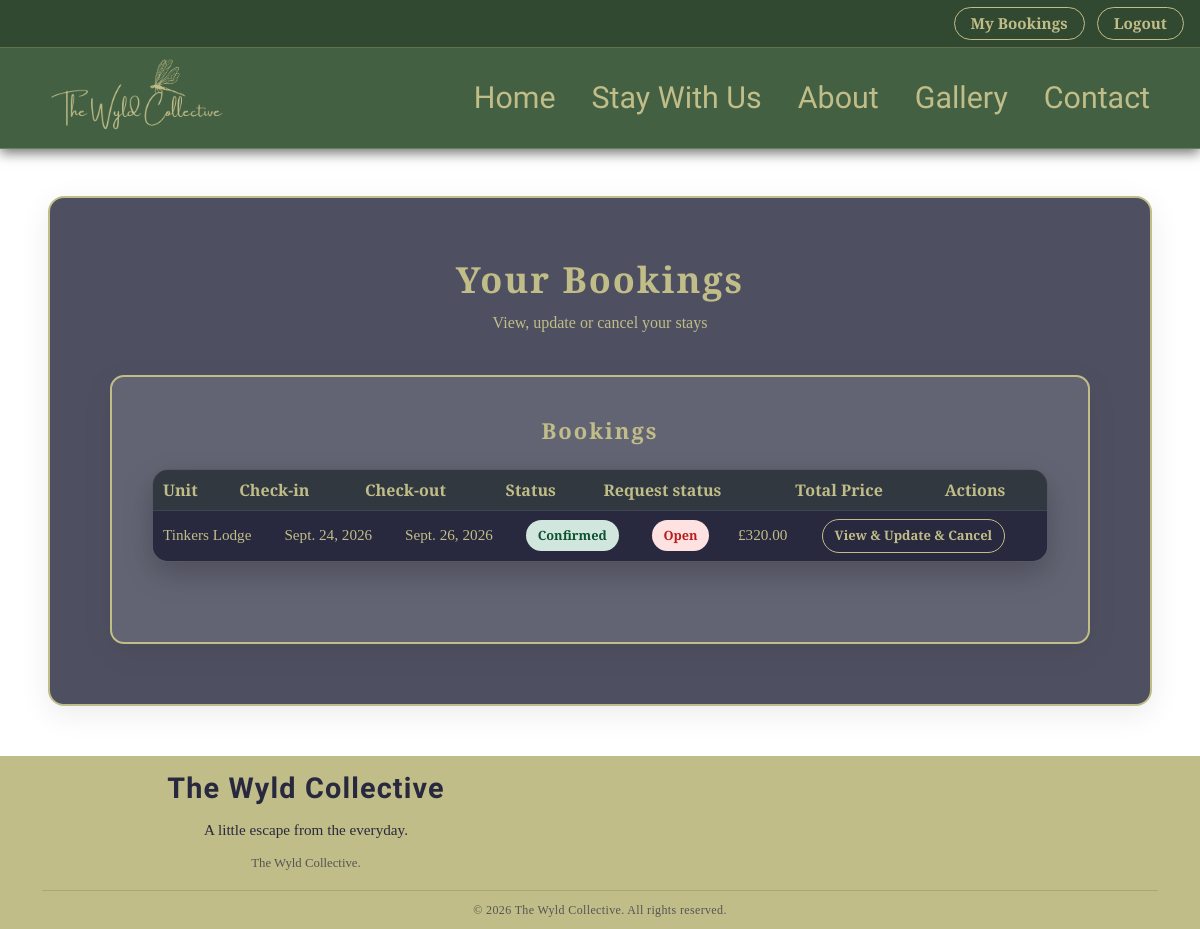
Page /my-bookings/ (signed in) on the committed database.
### bookings/models.py (models this page shows, shortened)
class Booking(models.Model):
    STATUS_CHOICES = [
        ("PENDING", "Pending"),
        ("CONFIRMED", "Confirmed"),
        ("CANCELLED", "Cancelled"),
        ("COMPLETED", "Completed"),
    ]
    customer = models.ForeignKey(User, on_delete=models.CASCADE, blank=True, null=True)
    customer_name = models.CharField(max_length=255)
    customer_email = models.EmailField()
    customer_phone = models.CharField(max_length=20)
    unit = models.ForeignKey(Unit, on_delete=models.CASCADE)
    check_in_date = models.DateField()
    check_out_date = models.DateField()
    adults = models.PositiveIntegerField(default=1)
    children = models.PositiveIntegerField(default=0)
    infants = models.PositiveIntegerField(default=0)
    dogs = models.PositiveIntegerField(default=0)
    dog_surcharge = models.DecimalField(max_digits=6, decimal_places=2, default=0)
    nightly_price = models.DecimalField(max_digits=7, decimal_places=2)
    total_nights = models.PositiveIntegerField()
    total_amount = models.DecimalField(max_digits=8, decimal_places=2)
    special_requests = models.TextField(blank=True)
    agreed_terms = models.BooleanField(default=False)
    status = models.CharField(max_length=20, choices=STATUS_CHOICES, default="PENDING")
    created_at = models.DateTimeField(auto_now_add=True)
    updated_at = models.DateTimeField(auto_now=True)

class Unit(models.Model):
    name = models.CharField(max_length=120)
    slug = models.SlugField(unique=True)
    short_description = models.CharField(max_length=300, blank=True)
    description = models.TextField(blank=True)
    main_image = models.ImageField(upload_to="unit_main/", blank=True, null=True)
    max_adults = models.PositiveIntegerField(default=2)
    max_children = models.PositiveIntegerField(default=2)
    price_per_night = models.DecimalField(max_digits=7, decimal_places=2)
    dog_surcharge = models.DecimalField(max_digits=6, decimal_places=2, default=0)
    dogs_allowed = models.BooleanField(default=False)
    active = models.BooleanField(default=True)

class BookingChangeRequest(models.Model):
    REQUEST_TYPES = [
        ("MODIFY", "Modification"),
        ("CANCEL", "Cancellation"),
    ]
    STATUS_CHOICES = [
    ("OPEN", "Open"),
    ("APPROVED", "Accepted"),
    ("REJECTED", "Declined"),
]
    booking = models.ForeignKey(
        Booking,
        on_delete=models.CASCADE,
        related_name="change_requests",
    )
    customer = models.ForeignKey(User, on_delete=models.CASCADE)
    request_type = models.CharField(
        max_length=10,
        choices=REQUEST_TYPES,
        default="MODIFY",
    )
    message = models.TextField()
    requested_check_in = models.DateField(null=True, blank=True)
    requested_check_out = models.DateField(null=True, blank=True)
    requested_adults = models.PositiveIntegerField(null=True, blank=True)
    requested_children = models.PositiveIntegerField(null=True, blank=True)
    requested_dogs = models.PositiveIntegerField(null=True, blank=True)
    status = models.CharField(
        max_length=20,
        choices=STATUS_CHOICES,
        default="OPEN",
    )
    created_at = models.DateTimeField(auto_now_add=True)

### bookings/views.py (the view)
# urls.py: path("my-bookings/", views.my_bookings_view, name="my_bookings"),
@login_required
def my_bookings_view(request):
    bookings = Booking.objects.filter(customer=request.user)
    for booking in bookings:
        booking.latest_request = (
            BookingChangeRequest.objects
            .filter(booking=booking)
            .order_by("-created_at")
            .first()
        )
    return render(
        request,
        "bookings/my_bookings.html",
        {"bookings": bookings},
    )

### templates/bookings/my_bookings.html
{% extends "base.html" %}
{% load static %}
{% block content %}
<div class="customer-card-wrapper wide">
    <h1 class="customer-dashboard-title">Your Bookings</h1>
    <p class="customer-dashboard-subtitle">View, update or cancel your stays</p>
    <div class="customer-card">
        {% if bookings %}
        <div class="customer-section-block">
            <h2 class="customer-section-title">Bookings</h2>
            <table class="admin-table customer-bookings-table">
                <thead>
                    <tr>
                        <th>Unit</th>
                        <th>Check-in</th>
                        <th>Check-out</th>
                        <th>Status</th>
                        <th>Request status</th>
                        <th>Total Price</th>
                        <th>Actions</th>
                    </tr>
                </thead>
                <tbody>
                    {% for booking in bookings %}
                    <tr>
                        <td>{{ booking.unit.name }}</td>
                        <td>{{ booking.check_in_date }}</td>
                        <td>{{ booking.check_out_date }}</td>
                        <td>
                            <span class="status-badge status-{{ booking.status|lower }}">
                                {{ booking.get_status_display }}
                            </span>
                        </td>
                        <td>
                            {% if booking.latest_request %}
                            <span class="request-status request-status-{{ booking.latest_request.status|lower }}">
                                {{ booking.latest_request.get_status_display }}
                            </span>
                            {% else %}
                            <span class="request-status request-status-none">None</span>
                            {% endif %}
                        </td>
                        <td>£{{ booking.total_amount }}</td>
                        <td class="customer-actions-cell">
                            <a href="{% url 'booking_detail' booking.pk %}" class="crud-btn small">
                                View &amp; Update &amp; Cancel
                            </a>
                        </td>
                    </tr>
                    {% endfor %}
                </tbody>
            </table>
        </div>
        {% else %}
        <p>You have no bookings yet.</p>
        {% endif %}
    </div>
</div>
{% endblock %}

### static/css/styles.css (style rules this page uses)
:root { --font-primary: "Island Moments", cursive; --font-secondary: "Cormorant Garamond", serif; --colour-primary: #436043; --colour-secondary: #759075; --colour-tertiary: #ffffff; --colour-accent: #c1bd88; --colour-blue: #28293e; --transition-fast: 0.25s ease; --transition-medium: 0.45s ease; --colour-accent-rgb: 49, 72, 49; }
body { font-family: var(--font-secondary); background: url("../images/page-bg.svg") center/cover no-repeat fixed; color: var(--colour-primary); overflow-x: hidden; }
h1 { font-family: var(--font-primary); letter-spacing: 2px; font-size: 3.2rem; color: var(--colour-accent); text-align: center; }
h2 { font-family: var(--font-primary); font-weight: 550; font-size: 2.8rem; letter-spacing: 2px; color: var(--colour-tertiary); text-align: center; }
p, li { font-family: var(--font-secondary); font-size: 1.1rem; text-align: center; color: var(--colour-tertiary); }
.crud-btn { color: var(--colour-accent); border: 1px solid var(--colour-accent); padding: 4px 16px; margin-left: 12px; border-radius: 50px; font-family: var(--font-secondary); font-size: 0.95rem; font-weight: 600; text-decoration: none; transition: var(--transition-fast); }
.admin-table { width: 100%; border-collapse: collapse; margin: 25px 0px; background: rgba(40, 41, 62, 0.82); border-radius: 16px; overflow: hidden; border: 1px solid rgba(255, 255, 255, 0.18); box-shadow: 0 12px 30px rgba(0, 0, 0, 0.22); }
.admin-table thead { background: rgba(var(--colour-accent-rgb), 0.25); }
.admin-table th { padding: 14px 18px; color: var(--colour-tertiary); font-family: var(--font-secondary); font-size: 1rem; font-weight: 600; text-align: left; }
.admin-table td { padding: 12px 18px; color: var(--colour-tertiary); font-family: var(--font-secondary); font-size: 0.95rem; border-top: 1px solid rgba(255, 255, 255, 0.12); }
.admin-table .crud-btn { margin: 0 6px; }
.status-confirmed { background-color: #d1e7dd; color: #0f5132; }
.crud-btn.small { padding: 6px 12px; font-size: 13px; }
.customer-card-wrapper { width: 80vw; background: rgba(40, 41, 62, 0.82); border: 2px solid #C1BD88; border-radius: 16px; margin: 0 auto; padding: 60px 60px; box-shadow: 0 8px 30px rgba(0,0,0,0.08); text-align: center; font-family: var(--font-secondary); color: var(--colour-accent); }
.customer-card-wrapper.wide { width: 92vw; max-width: 1400px; margin-top: 100px; margin-bottom: 50px; }
.customer-card { background: rgba(255, 255, 255, 0.12); border: 2px solid #C1BD88; padding: 40px; border-radius: 14px; text-align: left; box-shadow: 0 8px 30px rgba(0,0,0,0.08); font-family: var(--font-secondary); color: var(--colour-accent); }
.customer-bookings-table tbody tr:nth-child(odd) { background: var(--colour-blue); }
.customer-bookings-table td, .customer-bookings-table th { color: var(--colour-accent); font-family: var(--font-secondary); }
.customer-dashboard-title { font-size: 36px; font-weight: 700; font-family: var(--font-secondary); color: var(--colour-accent); margin-bottom: 10px; }
.customer-dashboard-subtitle { font-size: 16px; font-family: var(--font-secondary); color: var(--colour-accent); margin-bottom: 40px; }
.customer-card .customer-section-block { margin-bottom: 40px; text-align: left; }
.customer-card .customer-section-title { font-family: var(--font-secondary); font-size: 22px; font-weight: 600; color: var(--colour-accent); margin-bottom: 20px; }
.customer-card .customer-actions-cell { display: flex; gap: 10px; flex-wrap: wrap; }
.status-badge { display: inline-block; padding: 0.35rem 0.75rem; border-radius: 999px; font-weight: 600; font-size: 0.8rem; white-space: nowrap; text-align: center; }
.request-status { display: inline-block; padding: 0.35rem 0.7rem; border-radius: 999px; font-size: 0.8rem; font-weight: 600; text-align: center; white-space: nowrap; }
.request-status-open { background-color: #fee2e2; color: #b91c1c; }
.admin-table { table-layout: auto; }
.admin-table th, .admin-table td { padding: 8px 10px; white-space: nowrap; }
.admin-table { display: block; width: 100%; max-width: 100%; overflow-x: auto; overflow-y: hidden; white-space: nowrap; table-layout: auto; -webkit-overflow-scrolling: touch; }
.admin-table thead, .admin-table tbody { display: table; width: max-content; min-width: 100%; }
.admin-table th, .admin-table td { white-space: nowrap; }

### rows in the picture
Booking: unit.name "Tinkers Lodge", check_in_date "Sept. 24, 2026", check_out_date "Sept. 26, 2026", status "Confirmed", latest_request.status "Open", total_amount "320.00"
